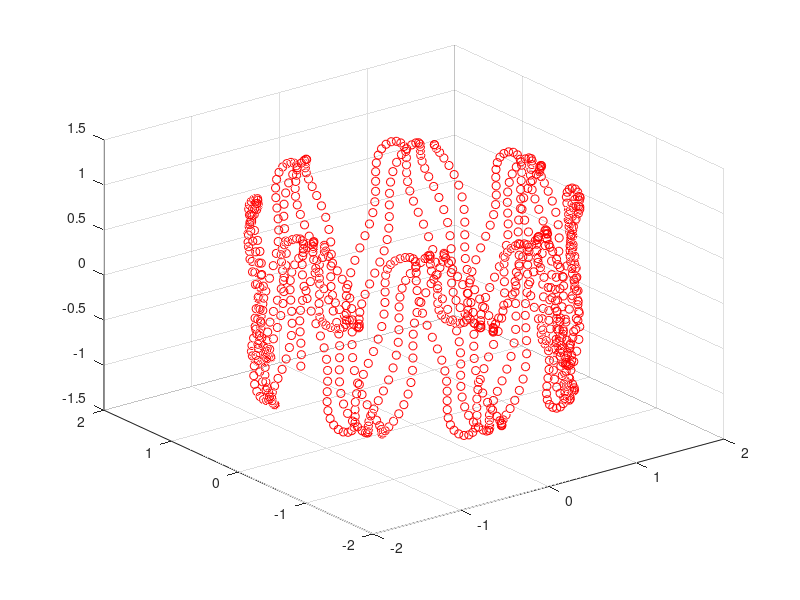

This chart was generated by the following MATLAB code:

%%% Section 1: Setting of parameters %%%

q = 1.6e-19; % Charge
m = 1.67e-27 * 85; % Mass of charged particle
B_0 = 5; % B-field strength
rho_0 = sqrt(2) * 1.12e-3; 
z_0 = 1.12e-3;
V_0 = 2; % E-field strength
x0 = 1; % Initial position (x-component)
y0 = 1; % Initial velocity (y-component)
z0 = 1; % Initial velocity (z-component)
ux = 0; % Initial velocity (x-component)
uy = 0; % Initial velocity (y-component)
uz = 0; % Initial velocity (z-component)
t_max = 1e-4; % Length of time to simulate
dt = 1e-7; % Length of finite time interval

d = sqrt(0.5 * (z_0^2 + (rho_0^2)/2)); % Trap characteristic


%%% Section 2: Checking for Convergence %%%

check = sqrt(2 * (m / q) * (V_0 / z_0^2));
if B_0 < check
    disp('WARNING: Particle will not be trapped')
else
    disp('Parameters are OK')
end

%%% Section 3: Calculation of constants %%%

k1 = ((q * V_0 * dt^2) / (2 * m * d^2)) + 2;
k2 = -((q * V_0 * dt^2) / (m * d^2)) + 2;
k3 = (q * B_0 * dt) / (2 * m);
k4 = 1 / (1 + k3^2);

%%% Section 4: Initialising MATLAB plot %%%

clf;
hold on;
grid on;
view(3);

%%% Section 5: Initial conditions %%%

Nintervals = round(t_max/dt);
x = zeros(Nintervals,1);
y = zeros(Nintervals,1);
z = zeros(Nintervals,1);
vx = zeros(2,1);
vy = zeros(2,1);
vz = zeros(2,1);

% Initialising for n = 1

x(1) = x0;
y(1) = y0;
z(1) = z0;
vx(1) = ux;
vy(1) = uy;
vz(1) = uz;

plot3(x(1), y(1), z(1), 'ro') % Plot the initial position of particle
drawnow;

% n = 2;

x(2) = x(1) + vx(1) * dt;
y(2) = y(1) + vy(1) * dt;
z(2) = z(1) + vz(1) * dt;

plot3(x(2), y(2), z(2), 'ro') % Plot the position of particle at n = 2
drawnow;

%%% Section 6: Computation and plotting of trajectory %%%

% n > 2;
for t = 3:Nintervals
    x(t) = k4 * ((k1 * x(t-1)) - ((1 - k3^2) * x(t-2)) + (k1 * k3 * y(t-1)) - (2 * k3 * y(t-2)));
    y(t) = k1 * y(t-1) - y(t-2) - k3 * x(t) + k3 * x(t-2);
    z(t) = k2 * z(t-1) - z(t-2);
    plot3(x(t), y(t), z(t), 'ro')
    drawnow;
end
